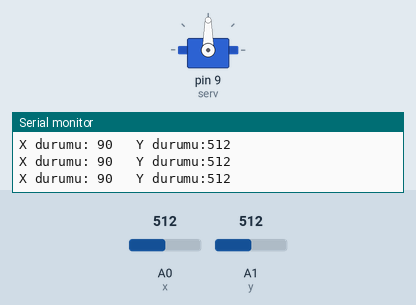
Bench run of a sketch on a simulated Arduino Uno, built with avr-gcc and run on an emulated ATmega328P. Shown: servo, the last lines printed to the serial monitor. Inputs (shaded band) come from the test bench; at power-on: A0 (x) = 512, A1 (y) = 512.

Above: at 1.2 s.
1.3 s: A0 (x) set to 716
At 1.8 s:
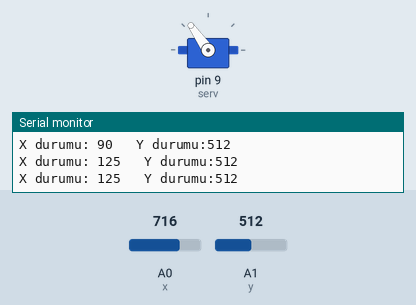
2.9 s: A0 (x) set to 900
At 4.2 s:
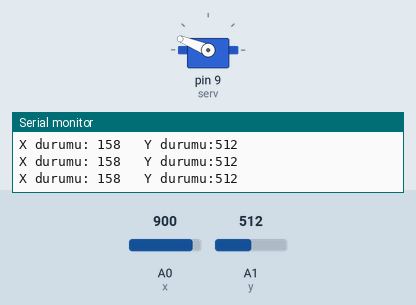
4.5 s: A0 (x) set to 1023
At 5.8 s:
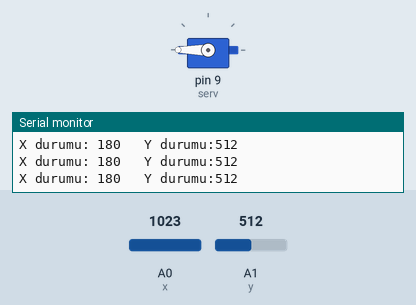
6.1 s: A0 (x) set to 306
At 7.4 s:
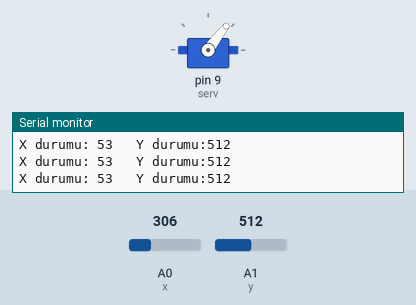
7.7 s: A0 (x) set to 122
At 8.8 s:
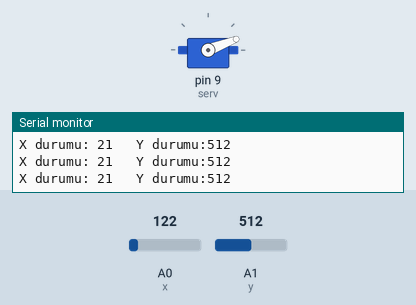
9.3 s: A0 (x) set to 0
At 10.3 s:
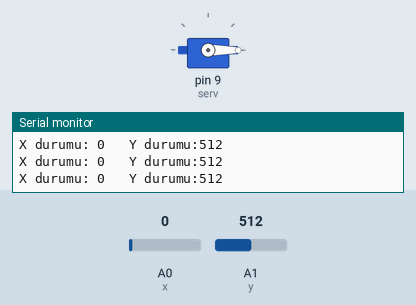
Timing chart, 0 to 11.9 s (numbered marks = the images above; inputs shaded):
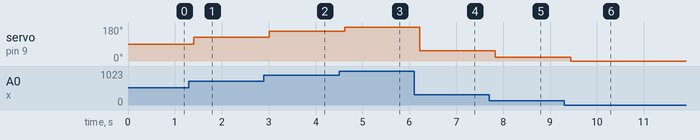

The sketch:

Joystick_and_servo.ino
```cpp
#define x A0
#define y A1

int deger1;
int deger2;


#include <Servo.h>

Servo serv;

void setup() {
  serv.attach(9);
  Serial.begin(9600);
  pinMode(x,INPUT);
  pinMode(y,INPUT);
  serv.write(0);


}

void loop() {


  deger1= analogRead (x);
  deger2= analogRead (y);


deger1= map(deger1,0,1023,0,180);
serv.write(deger1);


  Serial.print("X durumu: ");
  Serial.print(deger1);


  Serial.print("\t Y durumu:");
  Serial.println(deger2);
  delay(200);
  /*
  if(deger1 > 0  && deger1 <100){
  serv.write(45);


}

else if (deger1> 199 && deger1 <200){
  serv.write(120);

}*/

}
```

Measured:
- after the input at 1.3 s, servo on pin 9 (serv): 90° → 125° after 0.11 s
- after the input at 2.9 s, servo on pin 9 (serv): 125° → 158° after 0.11 s
- after the input at 4.5 s, servo on pin 9 (serv): 158° → 180° after 0.12 s
- after the input at 6.1 s, servo on pin 9 (serv): 180° → 53° after 0.13 s
- after the input at 7.7 s, servo on pin 9 (serv): 53° → 21° after 0.13 s
- after the input at 9.3 s, servo on pin 9 (serv): 21° → 0° after 0.14 s
